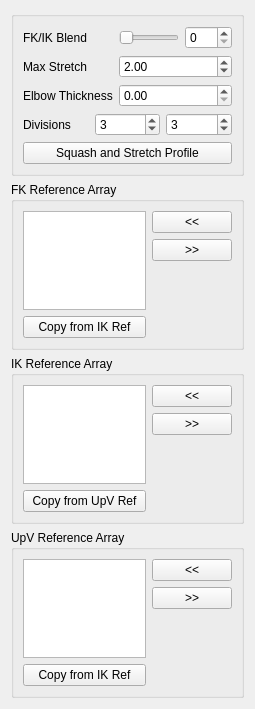
<?xml version="1.0" encoding="UTF-8"?>
<ui version="4.0">
 <class>Form</class>
 <widget class="QWidget" name="Form">
  <property name="geometry">
   <rect>
    <x>0</x>
    <y>0</y>
    <width>255</width>
    <height>709</height>
   </rect>
  </property>
  <property name="windowTitle">
   <string>Form</string>
  </property>
  <layout class="QGridLayout" name="gridLayout">
   <item row="0" column="0">
    <widget class="QGroupBox" name="groupBox">
     <property name="title">
      <string/>
     </property>
     <layout class="QGridLayout" name="gridLayout_3">
      <item row="0" column="0">
       <layout class="QVBoxLayout" name="verticalLayout">
        <item>
         <layout class="QFormLayout" name="formLayout">
          <property name="fieldGrowthPolicy">
           <enum>QFormLayout::AllNonFixedFieldsGrow</enum>
          </property>
          <item row="0" column="0">
           <widget class="QLabel" name="ikfk_label">
            <property name="text">
             <string>FK/IK Blend</string>
            </property>
           </widget>
          </item>
          <item row="0" column="1">
           <layout class="QHBoxLayout" name="horizontalLayout_3">
            <item>
             <widget class="QSlider" name="ikfk_slider">
              <property name="minimumSize">
               <size>
                <width>0</width>
                <height>15</height>
               </size>
              </property>
              <property name="maximum">
               <number>100</number>
              </property>
              <property name="orientation">
               <enum>Qt::Horizontal</enum>
              </property>
             </widget>
            </item>
            <item>
             <widget class="QSpinBox" name="ikfk_spinBox">
              <property name="maximum">
               <number>100</number>
              </property>
             </widget>
            </item>
           </layout>
          </item>
          <item row="1" column="0">
           <widget class="QLabel" name="maxStretch_label">
            <property name="sizePolicy">
             <sizepolicy hsizetype="MinimumExpanding" vsizetype="MinimumExpanding">
              <horstretch>0</horstretch>
              <verstretch>0</verstretch>
             </sizepolicy>
            </property>
            <property name="text">
             <string>Max Stretch</string>
            </property>
           </widget>
          </item>
          <item row="1" column="1">
           <widget class="QDoubleSpinBox" name="maxStretch_spinBox">
            <property name="sizePolicy">
             <sizepolicy hsizetype="MinimumExpanding" vsizetype="Fixed">
              <horstretch>0</horstretch>
              <verstretch>0</verstretch>
             </sizepolicy>
            </property>
            <property name="minimum">
             <double>1.000000000000000</double>
            </property>
            <property name="singleStep">
             <double>0.500000000000000</double>
            </property>
            <property name="value">
             <double>2.000000000000000</double>
            </property>
           </widget>
          </item>
          <item row="2" column="1">
           <widget class="QDoubleSpinBox" name="elbow_spinBox">
            <property name="sizePolicy">
             <sizepolicy hsizetype="MinimumExpanding" vsizetype="Fixed">
              <horstretch>0</horstretch>
              <verstretch>0</verstretch>
             </sizepolicy>
            </property>
            <property name="minimum">
             <double>0.000000000000000</double>
            </property>
            <property name="singleStep">
             <double>0.100000000000000</double>
            </property>
            <property name="value">
             <double>0.000000000000000</double>
            </property>
           </widget>
          </item>
          <item row="2" column="0">
           <widget class="QLabel" name="elbow_label">
            <property name="sizePolicy">
             <sizepolicy hsizetype="MinimumExpanding" vsizetype="MinimumExpanding">
              <horstretch>0</horstretch>
              <verstretch>0</verstretch>
             </sizepolicy>
            </property>
            <property name="text">
             <string>Elbow Thickness</string>
            </property>
           </widget>
          </item>
         </layout>
        </item>
        <item>
         <layout class="QHBoxLayout" name="horizontalLayout">
          <item>
           <widget class="QLabel" name="divisions_label">
            <property name="text">
             <string>Divisions</string>
            </property>
           </widget>
          </item>
          <item>
           <widget class="QSpinBox" name="div0_spinBox">
            <property name="minimum">
             <number>1</number>
            </property>
            <property name="value">
             <number>3</number>
            </property>
           </widget>
          </item>
          <item>
           <widget class="QSpinBox" name="div1_spinBox">
            <property name="minimum">
             <number>1</number>
            </property>
            <property name="value">
             <number>3</number>
            </property>
           </widget>
          </item>
         </layout>
        </item>
       </layout>
      </item>
      <item row="1" column="0">
       <layout class="QHBoxLayout" name="horizontalLayout_2">
        <property name="sizeConstraint">
         <enum>QLayout::SetNoConstraint</enum>
        </property>
        <item>
         <widget class="QPushButton" name="squashStretchProfile_pushButton">
          <property name="text">
           <string>Squash and Stretch Profile</string>
          </property>
         </widget>
        </item>
       </layout>
      </item>
     </layout>
     <zorder>layoutWidget</zorder>
     <zorder>layoutWidget</zorder>
    </widget>
   </item>
   <item row="1" column="0">
    <widget class="QGroupBox" name="fkRefArray_groupBox">
     <property name="title">
      <string>FK Reference Array</string>
     </property>
     <layout class="QGridLayout" name="gridLayout_2">
      <item row="0" column="0">
       <layout class="QHBoxLayout" name="fkRefArray_horizontalLayout">
        <item>
         <layout class="QVBoxLayout" name="fkRefArray_verticalLayout_1">
          <item>
           <widget class="QListWidget" name="fkRefArray_listWidget">
            <property name="dragDropOverwriteMode">
             <bool>true</bool>
            </property>
            <property name="dragDropMode">
             <enum>QAbstractItemView::InternalMove</enum>
            </property>
            <property name="defaultDropAction">
             <enum>Qt::MoveAction</enum>
            </property>
            <property name="alternatingRowColors">
             <bool>true</bool>
            </property>
            <property name="selectionMode">
             <enum>QAbstractItemView::ExtendedSelection</enum>
            </property>
            <property name="selectionRectVisible">
             <bool>false</bool>
            </property>
           </widget>
          </item>
          <item>
           <widget class="QPushButton" name="fkRefArray_copyRef_pushButton">
            <property name="text">
             <string>Copy from IK Ref</string>
            </property>
           </widget>
          </item>
         </layout>
        </item>
        <item>
         <layout class="QVBoxLayout" name="fkRefArray_verticalLayout_2">
          <item>
           <widget class="QPushButton" name="fkRefArrayAdd_pushButton">
            <property name="text">
             <string>&lt;&lt;</string>
            </property>
           </widget>
          </item>
          <item>
           <widget class="QPushButton" name="fkRefArrayRemove_pushButton">
            <property name="text">
             <string>&gt;&gt;</string>
            </property>
           </widget>
          </item>
          <item>
           <spacer name="fkRefArray_verticalSpacer">
            <property name="orientation">
             <enum>Qt::Vertical</enum>
            </property>
            <property name="sizeHint" stdset="0">
             <size>
              <width>20</width>
              <height>40</height>
             </size>
            </property>
           </spacer>
          </item>
         </layout>
        </item>
       </layout>
      </item>
     </layout>
    </widget>
   </item>
   <item row="2" column="0">
    <widget class="QGroupBox" name="ikRefArray_groupBox">
     <property name="title">
      <string>IK Reference Array</string>
     </property>
     <layout class="QGridLayout" name="gridLayout_4">
      <item row="0" column="0">
       <layout class="QHBoxLayout" name="ikRefArray_horizontalLayout">
        <item>
         <layout class="QVBoxLayout" name="ikRefArray_verticalLayout_1">
          <item>
           <widget class="QListWidget" name="ikRefArray_listWidget">
            <property name="dragDropOverwriteMode">
             <bool>true</bool>
            </property>
            <property name="dragDropMode">
             <enum>QAbstractItemView::InternalMove</enum>
            </property>
            <property name="defaultDropAction">
             <enum>Qt::MoveAction</enum>
            </property>
            <property name="alternatingRowColors">
             <bool>true</bool>
            </property>
            <property name="selectionMode">
             <enum>QAbstractItemView::ExtendedSelection</enum>
            </property>
            <property name="selectionRectVisible">
             <bool>false</bool>
            </property>
           </widget>
          </item>
          <item>
           <widget class="QPushButton" name="ikRefArray_copyRef_pushButton">
            <property name="text">
             <string>Copy from UpV Ref</string>
            </property>
           </widget>
          </item>
         </layout>
        </item>
        <item>
         <layout class="QVBoxLayout" name="ikRefArray_verticalLayout_2">
          <item>
           <widget class="QPushButton" name="ikRefArrayAdd_pushButton">
            <property name="text">
             <string>&lt;&lt;</string>
            </property>
           </widget>
          </item>
          <item>
           <widget class="QPushButton" name="ikRefArrayRemove_pushButton">
            <property name="text">
             <string>&gt;&gt;</string>
            </property>
           </widget>
          </item>
          <item>
           <spacer name="ikRefArray_verticalSpacer">
            <property name="orientation">
             <enum>Qt::Vertical</enum>
            </property>
            <property name="sizeHint" stdset="0">
             <size>
              <width>20</width>
              <height>40</height>
             </size>
            </property>
           </spacer>
          </item>
         </layout>
        </item>
       </layout>
      </item>
     </layout>
    </widget>
   </item>
   <item row="3" column="0">
    <widget class="QGroupBox" name="upvRefArray_groupBox">
     <property name="title">
      <string>UpV Reference Array</string>
     </property>
     <layout class="QGridLayout" name="gridLayout_5">
      <item row="0" column="0">
       <layout class="QHBoxLayout" name="upvRefArray_horizontalLayout">
        <item>
         <layout class="QVBoxLayout" name="upvRefArray_verticalLayout_1">
          <item>
           <widget class="QListWidget" name="upvRefArray_listWidget">
            <property name="dragDropOverwriteMode">
             <bool>true</bool>
            </property>
            <property name="dragDropMode">
             <enum>QAbstractItemView::InternalMove</enum>
            </property>
            <property name="defaultDropAction">
             <enum>Qt::MoveAction</enum>
            </property>
            <property name="alternatingRowColors">
             <bool>true</bool>
            </property>
            <property name="selectionMode">
             <enum>QAbstractItemView::ExtendedSelection</enum>
            </property>
            <property name="selectionRectVisible">
             <bool>false</bool>
            </property>
           </widget>
          </item>
          <item>
           <widget class="QPushButton" name="upvRefArray_copyRef_pushButton">
            <property name="text">
             <string>Copy from IK Ref</string>
            </property>
           </widget>
          </item>
         </layout>
        </item>
        <item>
         <layout class="QVBoxLayout" name="upvRefArray_verticalLayout_2">
          <item>
           <widget class="QPushButton" name="upvRefArrayAdd_pushButton">
            <property name="text">
             <string>&lt;&lt;</string>
            </property>
           </widget>
          </item>
          <item>
           <widget class="QPushButton" name="upvRefArrayRemove_pushButton">
            <property name="text">
             <string>&gt;&gt;</string>
            </property>
           </widget>
          </item>
          <item>
           <spacer name="upvRefArray_verticalSpacer">
            <property name="orientation">
             <enum>Qt::Vertical</enum>
            </property>
            <property name="sizeHint" stdset="0">
             <size>
              <width>20</width>
              <height>40</height>
             </size>
            </property>
           </spacer>
          </item>
         </layout>
        </item>
       </layout>
      </item>
     </layout>
    </widget>
   </item>
  </layout>
 </widget>
 <resources/>
 <connections>
  <connection>
   <sender>ikfk_slider</sender>
   <signal>sliderMoved(int)</signal>
   <receiver>ikfk_spinBox</receiver>
   <slot>setValue(int)</slot>
   <hints>
    <hint type="sourcelabel">
     <x>144</x>
     <y>47</y>
    </hint>
    <hint type="destinationlabel">
     <x>220</x>
     <y>45</y>
    </hint>
   </hints>
  </connection>
  <connection>
   <sender>ikfk_spinBox</sender>
   <signal>valueChanged(int)</signal>
   <receiver>ikfk_slider</receiver>
   <slot>setValue(int)</slot>
   <hints>
    <hint type="sourcelabel">
     <x>222</x>
     <y>37</y>
    </hint>
    <hint type="destinationlabel">
     <x>182</x>
     <y>37</y>
    </hint>
   </hints>
  </connection>
 </connections>
</ui>
